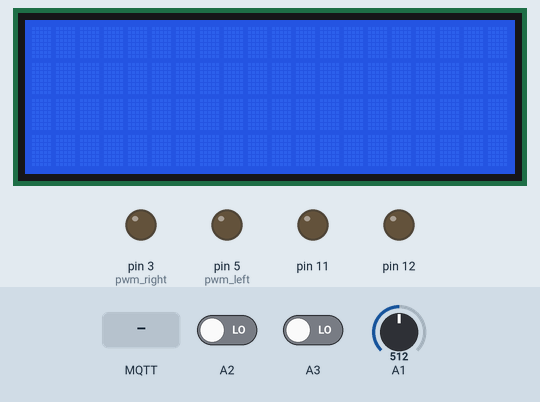
Recording of a sketch running on a simulated Arduino Uno, built with avr-gcc and run on an emulated ATmega328P. Parts: 20×4 character LCD, output pins drawn as LEDs (lit = HIGH). The test bench sets the inputs (shaded band); at power-on: A1 = 512, A2 LOW, A3 LOW. WiFi joins after 1.5 s; servers stay silent unless stated; no MQTT or app messages arrive unless stated; what the sketch prints to the serial monitor is not drawn.

Above: at 4.2 s.
4.3 s: A1 set to 554
At 5.0 s:
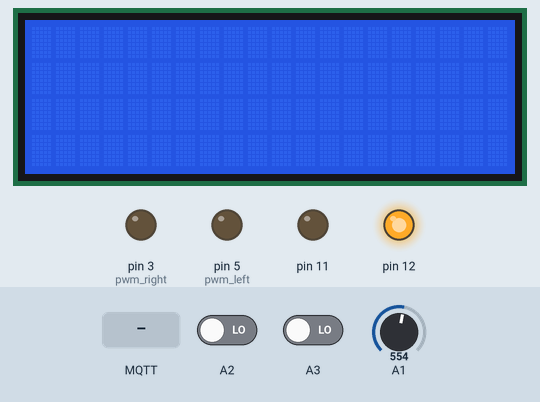
5.8 s: MQTT message "1900" arrives on the first subscribed topic
At 6.7 s:
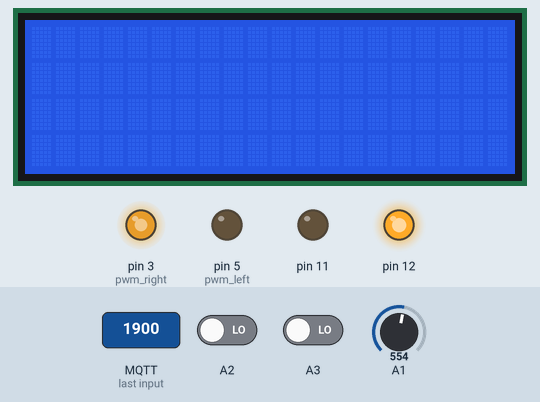
7.3 s: MQTT message "1300" arrives on the first subscribed topic
At 7.7 s:
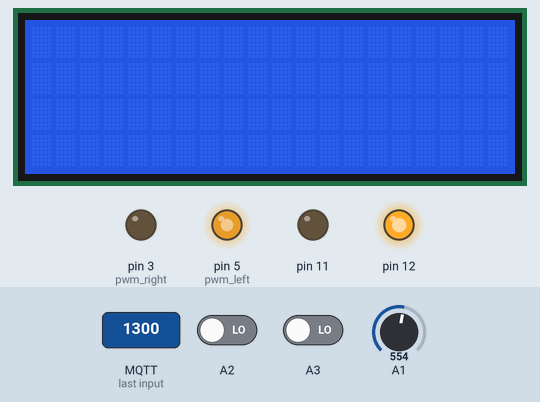
8.8 s: A1 set to 511
At 9.8 s:
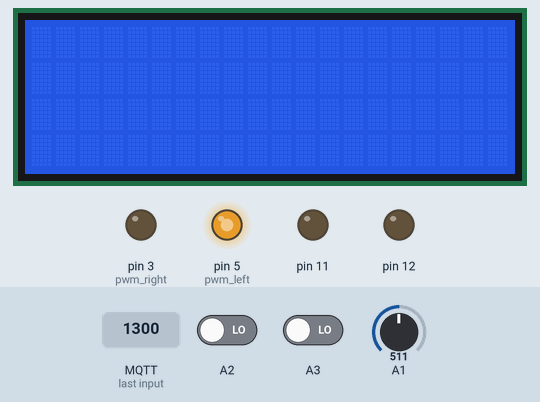
10.3 s: A1 set to 306
At 10.9 s:
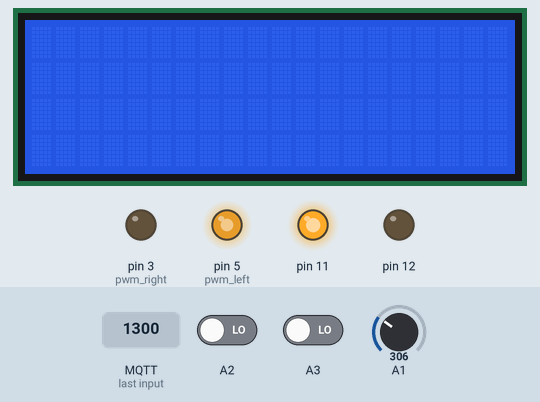
11.8 s: MQTT message "1500" arrives on the first subscribed topic
At 12.6 s:
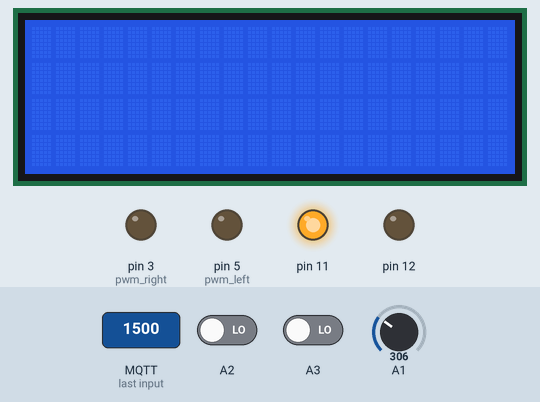
Timing chart, 0 to 14.3 s (numbered marks = the images above; inputs shaded):
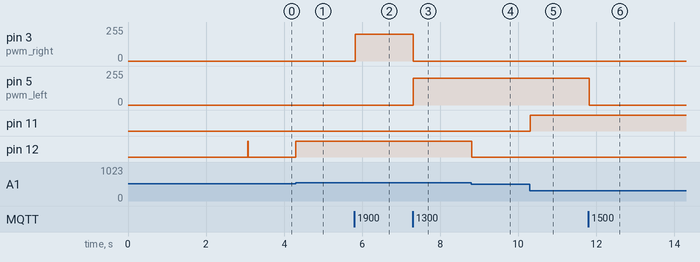

The sketch:

SPC_Prototype_05_Mega.ino
```cpp
#include <Wire.h>  // Comes with Arduino IDE
#include <LiquidCrystal_I2C.h>
#include <Arduino_FreeRTOS.h>
#include <SPI.h>
#include <Ethernet.h>
#include <PubSubClient.h>
#include "Syergie.h"

#define  pwm_right 3
#define  pwm_left 5

/*-----( Deklarasi Konstanta )-----*/
/*-----( Deklarasi Objek )-----*/
// Konfigurasi LCD address ke 0x3F untuk tampilan 20 karakter dan 4 baris
// Atur pin pada I2C chip untuk koneksi ke LCD:
//                    addr, en,rw,rs,d4,d5,d6,d7,bl,blpol
LiquidCrystal_I2C lcd(0x37, 20, 4);  // Atur LCD I2C address

// define two tasks for Blink & AnalogRead
void TaskRpmMeasurement( void *pvParameters );
void TaskMQTT( void *pvParameters );
void TaskPID( void *pvParameters );
void TaskLCD( void *pvParameters );

// Update these with values suitable for your network.
byte mac[] = { 0xDE, 0xED, 0xBA, 0xFE, 0xFE, 0xED };
IPAddress ip(192, 168, 1, 100);
IPAddress server(192, 168, 1, 2);

EthernetClient ethClient;
PubSubClient client(ethClient);

/* Fuel Tank Level*/
int level_tanki;
char send_rpm_engine[10];
char send_rpm_propeller[10];
char send_tanki[10];
char send_Speed[10];

/* RPM Measurement */
Proximity speed_1;
Proximity speed_2;
int rpm_1, rpm_2;
volatile int Speed = 1500;

//PID CONSTANTS
double P = 3.0209;
double I = 0.0000293;
double D = 0.2353;

int LPWM=12;
int RPWM=5;
int RPWM1 = 3;
int LPWM1 = 9;
int RPWM2=2;
int LPWM2=4;
int RPWM3 = 10;
int LPWM3 = 12;
int L_EN=8;
int R_EN=7;

volatile double pwm; //???
volatile double pwm1;
volatile double pwm2;
volatile double pwm3;

double Buff; // posisi baru
double Last = 0; // posisi lama
double PTerm;
double ITerm;
double DTerm;
double PIDTerm;
double Ts = 1;

double cepat = 0;
double position_out = 0 ;
double position_in = 500;
double messi;
double Error; // perbedaan feedback dengan input
double Sum = 0; // hasil integral error
//PID CONSTANTS END

void callback(char* topic, byte* payload, unsigned int length) {

  Serial.print(F("Message arrived ["));
  Serial.print(topic);
  Serial.print(F("] "));
  int value = 0;
  for (int i=0;i<length;i++) {
    Serial.print((char)payload[i]);
    value = value*10;
    value=value+(payload[i]-48);
  }
  Serial.println();

  if(topic[1]=='p'){
    client.publish("confirm_SPC1","Received");
    Speed = value;
    Serial.print(F("value : "));Serial.println(value);
    Serial.print(F("Speed : "));Serial.println(Speed);
    Serial.print(F("PWM 1 : "));Serial.println(pwm1);
    Serial.print(F("PWM 2 : "));Serial.println(pwm2);
  }

  else if(topic[0]=='M'){
    client.publish("1EngineSpeed",dtostrf(rpm_1, 4, 0, send_rpm_engine));
    client.publish("1PropellerSpeed",dtostrf(rpm_2, 4, 0, send_rpm_propeller));
    client.publish("1Fuel",dtostrf(level_tanki, 2, 0, send_tanki));
    client.publish("1Box","connected");
  }
}

void reconnect() {
  // Loop until we're reconnected
  while (!client.connected()) {
    Serial.print(F("Attempting MQTT connection... "));
    // Attempt to connect
    if (client.connect("Box1")) {
      Serial.print(server);
      Serial.println(F(" connected"));
      // Once connected, publish an announcement...
      client.publish("outTopic","hello world");

      // ... and resubscribe
      client.subscribe("1pulse_spc");
      client.subscribe("MainControl");
    } else {
      Serial.print(F("failed, rc="));
      Serial.print(client.state());
      Serial.println(F(" try again in 5 seconds"));
      // Wait 5 seconds before retrying
      delay(5000);
    }
  }
}

// the setup function runs once when you press reset or power the board
void setup() {
  speed_1.pinRPM(A2);
  speed_2.pinRPM(A3);

  // initialize serial communication at 9600 bits per second:
  Serial.begin(115200);

  while (!Serial) {
    ; // wait for serial port to connect. Needed for native USB, on LEONARDO, MICRO, YUN, and other 32u4 based boards.
  }

  client.setServer(server, 1883);
  client.setCallback(callback);

  Ethernet.begin(mac, ip);
  // Allow the hardware to sort itself out
  delay(1500);

//  lcd.begin(20,4);         // inisialisasi LCD dengan 20 karakter dan 4 baris
  lcd.init();

// ------- Melakukan blink 3 kali (Opsional) -------------
  for(int j = 0; j< 3; j++)
  {
    lcd.backlight();
    delay(250);
    lcd.noBacklight();
    delay(250);
  }
  lcd.backlight(); // Diakhiri dengan backlight on

////-------- Menulis/menampilkan karakter pada LCD ------------------
//  // CATATAN: Posisi Kursor: Baris dan Karakter mulai pada 0
//  lcd.setCursor(3,0); //Huruf akan mulai pada karakter ke 4 dan baris 0 pada LCD
//  lcd.print("Hello, world!");
//  delay(1000);
//  lcd.setCursor(2,1);
//  lcd.print("From YourHand");
//  delay(1000);
//  lcd.setCursor(0,2);
//  lcd.print("20 by 4 Line Display");
//  lcd.setCursor(0,3);
//  delay(2000);
//  lcd.print("GOOD DAY");
//  delay(8000);
//  // Tunggu selama 8 detik untuk dapat mengetik karakter pada serial monitor
//  lcd.setCursor(0,0); //Mulai dari Karakter 0 dan baris 0
//  lcd.print("Start Serial Monitor");
//  lcd.setCursor(0,1);
//  lcd.print("Type chars 2 display");

  // Now set up two tasks to run independently.
  xTaskCreate(
    TaskRpmMeasurement
    ,  (const portCHAR *) "RpmMeasurement"   // A name just for humans
    ,  128  // This stack size can be checked & adjusted by reading the Stack Highwater, 128
    ,  NULL
    ,  1  // Priority, with 3 (configMAX_PRIORITIES - 1) being the highest, and 0 being the lowest.
    ,  NULL );

  xTaskCreate(
    TaskMQTT
    ,  (const portCHAR *) "MQTT"
    ,  128  // Stack size
    ,  NULL
    ,  1  // Priority
    ,  NULL );

  xTaskCreate(
    TaskPID
    ,  (const portCHAR *) "PID"
    ,  128  // Stack size
    ,  NULL
    ,  1  // Priority
    ,  NULL );

  xTaskCreate(
    TaskLCD
    ,  (const portCHAR *) "LCD"
    ,  128  // Stack size
    ,  NULL
    ,  1  // Priority
    ,  NULL );


  // Now the task scheduler, which takes over control of scheduling individual tasks, is automatically started.
}

void loop(){} // Empty. Things are done in Tasks.

/*---------------------- Tasks ---------------------*/
void TaskRpmMeasurement(void *pvParameters)  // This is a task.
{
  (void) pvParameters;
  TickType_t xLastWakeTime;
  xLastWakeTime = xTaskGetTickCount();

  int countA = 0;
  int countB = 0;
  for (;;) // A Task shall never return or exit.
  {
    countA = millis();

    rpm_1 = speed_1.calcRPM();
    rpm_2 = speed_2.calcRPM();

//    Serial.print(F("RPM 1 : "));Serial.println(rpm_1);
//    Serial.print(F("RPM 2 : "));Serial.println(rpm_2);

    //Fuel Measurement
    level_tanki = map(analogRead(A1),0,1023,0,20);
//    Serial.print(F("Level Tangki : "));Serial.println(level_tanki);

    //Governor Control
    switch(Speed){
      case 1900: pwm1 = 200; pwm2 = 0; break; //Speed UP
      case 1500: pwm1 = 0; pwm2 = 0; break; //Steady
      case 1300: pwm1 = 0; pwm2 = 200; break; //Speed Down
    }
//    Serial.print(F("PWM 1 : "));Serial.println(pwm1);
//    Serial.print(F("PWM 2 : "));Serial.println(pwm2);
    analogWrite(pwm_right, pwm1);
    analogWrite(pwm_left, pwm2);

    countB = millis() - countA;
    Serial.print(F("Time TaskRPM: "));Serial.println(countB);
    vTaskDelay(1);

    //vTaskDelayUntil(   &xLastWakeTime, ( 20 / portTICK_PERIOD_MS ) ); // wait for one second
  }
}

void TaskMQTT(void *pvParameters)  // This is a task.
{
  (void) pvParameters;
  //TickType_t xLastWakeTime;
  //xLastWakeTime = xTaskGetTickCount();
  int countC = 0;
  int countD = 0;
  for (;;)
  {
    countC = millis();

    if (!client.connected()) {
      reconnect();
    }
    client.loop();

//    for(int i=0; i<1000;i++){
//      countA++;
//    }
//    if(countA == 1000){
//      Serial.println(countB);
//      countB++;
//      countA = 0;
//    }

    countD = millis() - countC;
    Serial.print(F("Time TaskMQT: "));Serial.println(countD);
    vTaskDelay(1);

    //vTaskDelayUntil( &xLastWakeTime, ( 20 / portTICK_PERIOD_MS ) ); // wait for one second
  }
}

void TaskPID(void *pvParameters)  // This is a task.
{
  (void) pvParameters;
  //TickType_t xLastWakeTime;
  //xLastWakeTime = xTaskGetTickCount();
  double pidResult1, pidResult2;

  int countE = 0;
  int countF = 0;
  for (;;)
  {
    countE = millis();

    pidResult1 = rpm_1 * 2 * 3.14;
    pidResult2 = rpm_2 * 2 * 3.14;

    double position_out_1  = 0;
    double position_out = analogRead(A1);

    // Perhitungan PID
    Error = position_in - position_out;
    Buff = position_out; // untuk mencari derivatif
    Sum = Sum + Error; // hasil integral dari error
    PTerm = Error*P; // Proporsional
    //ITerm = Sum*I*Ts; // Integral
    DTerm = D*(Last - Buff)/Ts; // Derivatif
    PIDTerm = PTerm + DTerm; // total PID

    if (PIDTerm >= 255)
      PIDTerm = 255;
    if (PIDTerm <= -255)
      PIDTerm = -255;

    cepat = PIDTerm; // Hasil PID dijadikan data kecepatan


    if (pwm > 255){
      pwm = 255;
    }
    else if (pwm <-255){
      pwm = -255;
    }

    if (pwm2 > 255){
      pwm2 = 255;
    }
    else if (pwm <-255){
      pwm2 = -255;
    }


    if (pwm3 > 255){
      pwm3 = 255;
    }
    else if (pwm3 <-255){
      pwm3 = -255;
    }

    // Jika nilai kecepatan (-), stir berputar ke kanan
    if (cepat < 0){
      // putar kanan
      int reversePWM = -cepat;
      analogWrite(11, 0);
      analogWrite(12, reversePWM);
    }
    // Jika nilai kecepatan (+), stir berputar ke kanan
    else if (cepat >= 0)
    {
    // putar kiri
    int forwardPWM = cepat;
    analogWrite(11, forwardPWM);
    analogWrite(12, 0);
    }
    Last = position_out; // untuk mencari derivatif
    //delay(Ts*10);

//    Serial.print(F("pidResult1 1 : "));Serial.println((int)pidResult1);
//    Serial.print(F("pidResult1 2 : "));Serial.println((int)pidResult2);

//    client.loop();

    countF = millis() - countE;
    Serial.print(F("Time TaskPID: "));Serial.println(countF);
    vTaskDelay(Ts*1);

    //vTaskDelayUntil( &xLastWakeTime, ( 20 / portTICK_PERIOD_MS ) ); // wait for one second
  }
}

void TaskLCD(void *pvParameters)  // This is a task.
{
  (void) pvParameters;
  //TickType_t xLastWakeTime;
  //xLastWakeTime = xTaskGetTickCount();

  int countG = 0;
  int countH = 0;
  for (;;)
  {
    countG = millis();

//    // ketika karakter datang dari serial port...
//    if (Serial.available()) {
//      // delay untuk menunggu pesan ditulis pada serial
//      delay(100);
//      // Menghapus layar
//      lcd.clear();
//      // Membaca semua karakter yang diketik pada serial monitor
//      while (Serial.available() > 0) {
//        // menampilkan setiap karakter ke lcd
//        lcd.write(Serial.read());
//      }
//    }

    countH = millis() - countG;
    Serial.print(F("Time TaskLCD: "));Serial.println(countH);
    vTaskDelay(1);

    //vTaskDelayUntil( &xLastWakeTime, ( 20 / portTICK_PERIOD_MS ) ); // wait for one second
  }
}
```

Syergie.cpp
```cpp
#include "Syergie.h"

#include "Arduino.h"

//--------------------------------------------------------------------------------------
// Sets the pins to be used for current sensors
//--------------------------------------------------------------------------------------
void Proximity::pinRPM(unsigned int _inPinPro)
{
  inPinPro = _inPinPro;
  prevmillis = 0;
  prevstate = HIGH;
  fanoff = true;
}

//--------------------------------------------------------------------------------------
int Proximity::calcRPM()
{
  currentstate = digitalRead(inPinPro);
  if( prevstate != currentstate) // If there is change in input
   {
     if( currentstate == LOW ) // If input only changes from HIGH to LOW
       {
         duration = ( micros() - prevmillis ); // Time difference between revolution in microsecond
         prevmillis = micros(); // store time for nect revolution calculation
         fanoff = true;
       }
     else
      {
         rpm = (60000000/(duration)); // rpm = (1/ time millis)*1000*1000*60;
      }
   }
  prevstate = currentstate; // store this scan (prev scan) data for next scan

  if (((micros() - prevmillis) > 60000000) && (fanoff==true))
    {
      fanoff = false;
      rpm = 0;
    }

  return rpm;
}
```

Syergie.h
```cpp
#ifndef Syergie_h
#define Syergie_h

#include "Arduino.h"
#else
#include "WProgram.h"
#endif

class Proximity
{
  public:
    void pinRPM(unsigned int _inPinPro);

    int calcRPM();

    //Useful value variables
    int rpm; // RPM value

  private:

    //Set Voltage and current input pins
    unsigned int inPinPro;

    //--------------------------------------------------------------------------------------
    // Variable declaration for calculation procedure
    //--------------------------------------------------------------------------------------
    unsigned long prevmillis; // To store time
  unsigned long duration; // To store time difference
  unsigned long refresh; // To store time for refresh of reading

  boolean currentstate; // Current state of Proximity input scan
  boolean prevstate; // State of Proximity sensor in previous scan
  boolean fanoff;

};
```

Measured:
- the behaviour switches between 542 and 543 on A1 (found by bisection; images 0 and 1)
- after the input at 4.3 s, pin 12: LOW → HIGH at once
- after the input at 5.8 s, pin 3 (pwm_right): 0/255 → 200/255 at once
- after the input at 7.3 s, pin 3 (pwm_right): 200/255 → 0/255 at once; pin 5 (pwm_left): 0/255 → 200/255 at once
- after the input at 8.8 s, pin 12: HIGH → LOW at once
- after the input at 10.3 s, pin 11: LOW → HIGH at once
- after the input at 11.8 s, pin 5 (pwm_left): 200/255 → 0/255 at once
